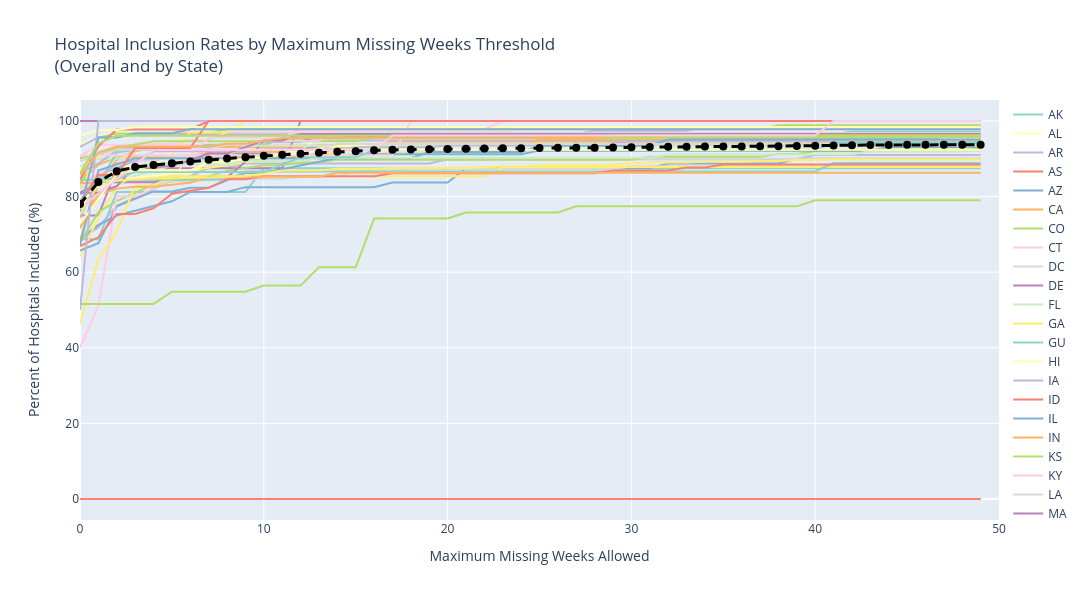

The cell this chart's notebook holds for it:
### Code cell
# Get color palette for states
import plotly.colors as pc

n_states = len(state_included_pct)
colors = pc.qualitative.Set3 * (n_states // len(pc.qualitative.Set3) + 1)
state_colors = {state: colors[i] for i, state in enumerate(sorted(state_included_pct.keys()))}

# Create plotly plot
fig = go.Figure()

# Plot percent included for each state first (so Total appears on top)
for state in sorted(state_included_pct.keys()):
    original_count = state_original_counts[state]
    fig.add_trace(go.Scatter(
        x=results['max_missing_weeks'],
        y=state_included_pct[state],
        mode='lines',
        name=state,
        line=dict(width=2, color=state_colors[state]),
        hovertemplate=f'State: {state}<br>' +
                      f'Original Hospitals: {original_count}<br>' +
                      'Max Missing Weeks: %{x}<br>' +
                      'Percent Included: %{y:.2f}%<extra></extra>'
    ))

# Plot overall percent included last (so it appears on top)
fig.add_trace(go.Scatter(
    x=results['max_missing_weeks'],
    y=total_included_pct,
    mode='lines+markers',
    name='Total',
    line=dict(width=3, color='black', dash='dash'),
    marker=dict(size=8),
    hovertemplate='Total<br>' +
                  'Max Missing Weeks: %{x}<br>' +
                  'Percent Included: %{y:.2f}%<extra></extra>'
))

fig.update_layout(
    title='Hospital Inclusion Rates by Maximum Missing Weeks Threshold<br>(Overall and by State)',
    xaxis_title='Maximum Missing Weeks Allowed',
    yaxis_title='Percent of Hospitals Included (%)',
    hovermode='closest',
    height=600,
    width=1200,
    legend=dict(
        orientation="v",
        yanchor="top",
        y=1,
        xanchor="left",
        x=1.01
    ),
    xaxis=dict(range=[0, 50])
)

fig.show()

print(f"Analyzed {len(max_missing_weeks_values)} different maximum missing weeks thresholds")
print(f"Total states: {len(results['state_dropped_pct'])}")
